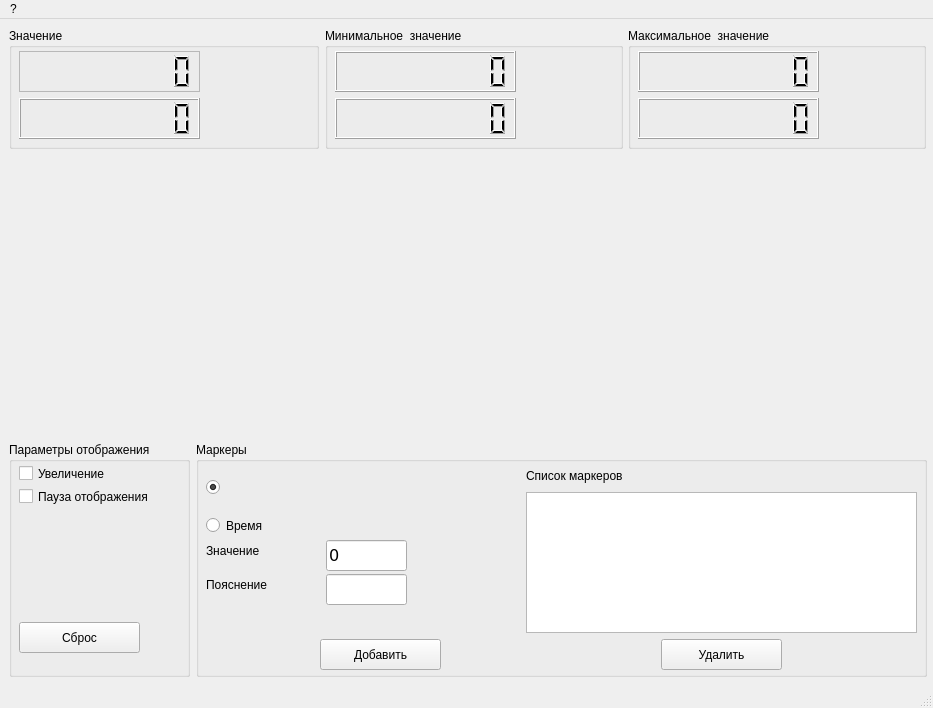
<?xml version="1.0" encoding="UTF-8"?>
<ui version="4.0">
 <class>fpChart_II</class>
 <widget class="QMainWindow" name="fpChart_II">
  <property name="geometry">
   <rect>
    <x>0</x>
    <y>0</y>
    <width>933</width>
    <height>708</height>
   </rect>
  </property>
  <property name="minimumSize">
   <size>
    <width>933</width>
    <height>708</height>
   </size>
  </property>
  <property name="windowTitle">
   <string>Кислородомер</string>
  </property>
  <widget class="QWidget" name="centralwidget">
   <layout class="QGridLayout" name="gridLayout_2">
    <item row="0" column="0">
     <layout class="QGridLayout" name="gridLayout">
      <item row="0" column="0" colspan="2">
       <widget class="QGroupBox" name="groupBox_5">
        <property name="minimumSize">
         <size>
          <width>298</width>
          <height>121</height>
         </size>
        </property>
        <property name="title">
         <string>Значение</string>
        </property>
        <widget class="QLabel" name="lblVal_1">
         <property name="geometry">
          <rect>
           <x>197</x>
           <y>23</y>
           <width>91</width>
           <height>31</height>
          </rect>
         </property>
         <property name="minimumSize">
          <size>
           <width>91</width>
           <height>31</height>
          </size>
         </property>
         <property name="font">
          <font>
           <pointsize>16</pointsize>
          </font>
         </property>
         <property name="lineWidth">
          <number>-5</number>
         </property>
         <property name="text">
          <string/>
         </property>
        </widget>
        <widget class="QLCDNumber" name="lcdMain_percent">
         <property name="geometry">
          <rect>
           <x>10</x>
           <y>70</y>
           <width>181</width>
           <height>41</height>
          </rect>
         </property>
         <property name="sizePolicy">
          <sizepolicy hsizetype="Preferred" vsizetype="Preferred">
           <horstretch>1</horstretch>
           <verstretch>0</verstretch>
          </sizepolicy>
         </property>
         <property name="minimumSize">
          <size>
           <width>181</width>
           <height>41</height>
          </size>
         </property>
         <property name="smallDecimalPoint">
          <bool>true</bool>
         </property>
         <property name="digitCount">
          <number>8</number>
         </property>
         <property name="value" stdset="0">
          <double>0.000000000000000</double>
         </property>
         <property name="intValue" stdset="0">
          <number>0</number>
         </property>
        </widget>
        <widget class="QLabel" name="lblVal_4">
         <property name="geometry">
          <rect>
           <x>197</x>
           <y>70</y>
           <width>81</width>
           <height>31</height>
          </rect>
         </property>
         <property name="minimumSize">
          <size>
           <width>81</width>
           <height>31</height>
          </size>
         </property>
         <property name="font">
          <font>
           <pointsize>16</pointsize>
          </font>
         </property>
         <property name="lineWidth">
          <number>-5</number>
         </property>
         <property name="text">
          <string/>
         </property>
        </widget>
        <widget class="QLCDNumber" name="lcdMain_mg">
         <property name="geometry">
          <rect>
           <x>10</x>
           <y>23</y>
           <width>181</width>
           <height>41</height>
          </rect>
         </property>
         <property name="sizePolicy">
          <sizepolicy hsizetype="Preferred" vsizetype="Preferred">
           <horstretch>1</horstretch>
           <verstretch>0</verstretch>
          </sizepolicy>
         </property>
         <property name="minimumSize">
          <size>
           <width>181</width>
           <height>41</height>
          </size>
         </property>
         <property name="frameShape">
          <enum>QFrame::Box</enum>
         </property>
         <property name="lineWidth">
          <number>0</number>
         </property>
         <property name="midLineWidth">
          <number>1</number>
         </property>
         <property name="smallDecimalPoint">
          <bool>true</bool>
         </property>
         <property name="numDigits">
          <number>8</number>
         </property>
         <property name="digitCount">
          <number>8</number>
         </property>
         <property name="value" stdset="0">
          <double>0.000000000000000</double>
         </property>
         <property name="intValue" stdset="0">
          <number>0</number>
         </property>
        </widget>
       </widget>
      </item>
      <item row="0" column="2">
       <widget class="QGroupBox" name="groupBox">
        <property name="minimumSize">
         <size>
          <width>298</width>
          <height>121</height>
         </size>
        </property>
        <property name="title">
         <string>Минимальное  значение</string>
        </property>
        <widget class="QLabel" name="lblVal_5">
         <property name="geometry">
          <rect>
           <x>197</x>
           <y>70</y>
           <width>81</width>
           <height>31</height>
          </rect>
         </property>
         <property name="minimumSize">
          <size>
           <width>81</width>
           <height>31</height>
          </size>
         </property>
         <property name="font">
          <font>
           <pointsize>16</pointsize>
          </font>
         </property>
         <property name="lineWidth">
          <number>-5</number>
         </property>
         <property name="text">
          <string/>
         </property>
        </widget>
        <widget class="QLCDNumber" name="lcdMain_percent_min">
         <property name="geometry">
          <rect>
           <x>10</x>
           <y>70</y>
           <width>181</width>
           <height>41</height>
          </rect>
         </property>
         <property name="sizePolicy">
          <sizepolicy hsizetype="Preferred" vsizetype="Preferred">
           <horstretch>1</horstretch>
           <verstretch>0</verstretch>
          </sizepolicy>
         </property>
         <property name="minimumSize">
          <size>
           <width>181</width>
           <height>41</height>
          </size>
         </property>
         <property name="smallDecimalPoint">
          <bool>true</bool>
         </property>
         <property name="digitCount">
          <number>8</number>
         </property>
         <property name="value" stdset="0">
          <double>0.000000000000000</double>
         </property>
         <property name="intValue" stdset="0">
          <number>0</number>
         </property>
        </widget>
        <widget class="QLabel" name="lblVal_2">
         <property name="geometry">
          <rect>
           <x>197</x>
           <y>23</y>
           <width>91</width>
           <height>31</height>
          </rect>
         </property>
         <property name="minimumSize">
          <size>
           <width>91</width>
           <height>31</height>
          </size>
         </property>
         <property name="font">
          <font>
           <pointsize>16</pointsize>
          </font>
         </property>
         <property name="lineWidth">
          <number>-5</number>
         </property>
         <property name="text">
          <string/>
         </property>
        </widget>
        <widget class="QLCDNumber" name="lcdMain_mg_min">
         <property name="geometry">
          <rect>
           <x>10</x>
           <y>23</y>
           <width>181</width>
           <height>41</height>
          </rect>
         </property>
         <property name="sizePolicy">
          <sizepolicy hsizetype="Preferred" vsizetype="Preferred">
           <horstretch>1</horstretch>
           <verstretch>0</verstretch>
          </sizepolicy>
         </property>
         <property name="minimumSize">
          <size>
           <width>181</width>
           <height>41</height>
          </size>
         </property>
         <property name="smallDecimalPoint">
          <bool>true</bool>
         </property>
         <property name="digitCount">
          <number>8</number>
         </property>
         <property name="value" stdset="0">
          <double>0.000000000000000</double>
         </property>
         <property name="intValue" stdset="0">
          <number>0</number>
         </property>
        </widget>
       </widget>
      </item>
      <item row="0" column="3">
       <widget class="QGroupBox" name="groupBox_2">
        <property name="minimumSize">
         <size>
          <width>298</width>
          <height>121</height>
         </size>
        </property>
        <property name="title">
         <string>Максимальное  значение</string>
        </property>
        <widget class="QLabel" name="lblVal_6">
         <property name="geometry">
          <rect>
           <x>197</x>
           <y>70</y>
           <width>81</width>
           <height>31</height>
          </rect>
         </property>
         <property name="minimumSize">
          <size>
           <width>81</width>
           <height>31</height>
          </size>
         </property>
         <property name="font">
          <font>
           <pointsize>16</pointsize>
          </font>
         </property>
         <property name="lineWidth">
          <number>-5</number>
         </property>
         <property name="text">
          <string/>
         </property>
        </widget>
        <widget class="QLCDNumber" name="lcdMain_percent_max">
         <property name="geometry">
          <rect>
           <x>10</x>
           <y>70</y>
           <width>181</width>
           <height>41</height>
          </rect>
         </property>
         <property name="sizePolicy">
          <sizepolicy hsizetype="Preferred" vsizetype="Preferred">
           <horstretch>1</horstretch>
           <verstretch>0</verstretch>
          </sizepolicy>
         </property>
         <property name="minimumSize">
          <size>
           <width>181</width>
           <height>41</height>
          </size>
         </property>
         <property name="smallDecimalPoint">
          <bool>true</bool>
         </property>
         <property name="digitCount">
          <number>8</number>
         </property>
         <property name="value" stdset="0">
          <double>0.000000000000000</double>
         </property>
         <property name="intValue" stdset="0">
          <number>0</number>
         </property>
        </widget>
        <widget class="QLabel" name="lblVal_3">
         <property name="geometry">
          <rect>
           <x>197</x>
           <y>23</y>
           <width>91</width>
           <height>31</height>
          </rect>
         </property>
         <property name="minimumSize">
          <size>
           <width>91</width>
           <height>31</height>
          </size>
         </property>
         <property name="font">
          <font>
           <pointsize>16</pointsize>
          </font>
         </property>
         <property name="lineWidth">
          <number>-5</number>
         </property>
         <property name="text">
          <string/>
         </property>
        </widget>
        <widget class="QLCDNumber" name="lcdMain_mg_max">
         <property name="geometry">
          <rect>
           <x>10</x>
           <y>23</y>
           <width>181</width>
           <height>41</height>
          </rect>
         </property>
         <property name="sizePolicy">
          <sizepolicy hsizetype="Preferred" vsizetype="Preferred">
           <horstretch>1</horstretch>
           <verstretch>0</verstretch>
          </sizepolicy>
         </property>
         <property name="minimumSize">
          <size>
           <width>181</width>
           <height>41</height>
          </size>
         </property>
         <property name="smallDecimalPoint">
          <bool>true</bool>
         </property>
         <property name="digitCount">
          <number>8</number>
         </property>
         <property name="value" stdset="0">
          <double>0.000000000000000</double>
         </property>
         <property name="intValue" stdset="0">
          <number>0</number>
         </property>
        </widget>
       </widget>
      </item>
      <item row="1" column="0" colspan="4">
       <widget class="QwtPlot" name="qwtPlot">
        <property name="minimumSize">
         <size>
          <width>911</width>
          <height>281</height>
         </size>
        </property>
       </widget>
      </item>
      <item row="2" column="0">
       <widget class="QGroupBox" name="groupBox_4">
        <property name="minimumSize">
         <size>
          <width>181</width>
          <height>221</height>
         </size>
        </property>
        <property name="title">
         <string>Параметры отображения</string>
        </property>
        <property name="checkable">
         <bool>false</bool>
        </property>
        <widget class="QCheckBox" name="chbPause">
         <property name="geometry">
          <rect>
           <x>10</x>
           <y>46</y>
           <width>131</width>
           <height>17</height>
          </rect>
         </property>
         <property name="minimumSize">
          <size>
           <width>131</width>
           <height>17</height>
          </size>
         </property>
         <property name="text">
          <string>Пауза отображения</string>
         </property>
        </widget>
        <widget class="QToolButton" name="tbResetViewPar">
         <property name="geometry">
          <rect>
           <x>10</x>
           <y>180</y>
           <width>121</width>
           <height>31</height>
          </rect>
         </property>
         <property name="minimumSize">
          <size>
           <width>121</width>
           <height>31</height>
          </size>
         </property>
         <property name="focusPolicy">
          <enum>Qt::NoFocus</enum>
         </property>
         <property name="text">
          <string>Сброс</string>
         </property>
        </widget>
        <widget class="QCheckBox" name="chbZoom">
         <property name="geometry">
          <rect>
           <x>10</x>
           <y>23</y>
           <width>131</width>
           <height>17</height>
          </rect>
         </property>
         <property name="minimumSize">
          <size>
           <width>131</width>
           <height>17</height>
          </size>
         </property>
         <property name="text">
          <string>Увеличение</string>
         </property>
        </widget>
       </widget>
      </item>
      <item row="2" column="1" colspan="3">
       <widget class="QGroupBox" name="groupBox_3">
        <property name="minimumSize">
         <size>
          <width>731</width>
          <height>235</height>
         </size>
        </property>
        <property name="title">
         <string>Маркеры</string>
        </property>
        <widget class="QToolButton" name="tbAddMarker">
         <property name="geometry">
          <rect>
           <x>124</x>
           <y>197</y>
           <width>121</width>
           <height>31</height>
          </rect>
         </property>
         <property name="minimumSize">
          <size>
           <width>121</width>
           <height>31</height>
          </size>
         </property>
         <property name="focusPolicy">
          <enum>Qt::NoFocus</enum>
         </property>
         <property name="text">
          <string>Добавить</string>
         </property>
        </widget>
        <widget class="QLabel" name="label_12">
         <property name="geometry">
          <rect>
           <x>10</x>
           <y>98</y>
           <width>71</width>
           <height>21</height>
          </rect>
         </property>
         <property name="minimumSize">
          <size>
           <width>71</width>
           <height>21</height>
          </size>
         </property>
         <property name="font">
          <font>
           <pointsize>9</pointsize>
          </font>
         </property>
         <property name="lineWidth">
          <number>-5</number>
         </property>
         <property name="text">
          <string>Значение</string>
         </property>
        </widget>
        <widget class="QLineEdit" name="leVal_marker">
         <property name="geometry">
          <rect>
           <x>130</x>
           <y>98</y>
           <width>81</width>
           <height>31</height>
          </rect>
         </property>
         <property name="sizePolicy">
          <sizepolicy hsizetype="Expanding" vsizetype="Preferred">
           <horstretch>0</horstretch>
           <verstretch>0</verstretch>
          </sizepolicy>
         </property>
         <property name="minimumSize">
          <size>
           <width>81</width>
           <height>31</height>
          </size>
         </property>
         <property name="maximumSize">
          <size>
           <width>81</width>
           <height>16777215</height>
          </size>
         </property>
         <property name="font">
          <font>
           <family>Verdana</family>
           <pointsize>12</pointsize>
          </font>
         </property>
         <property name="text">
          <string>0</string>
         </property>
         <property name="frame">
          <bool>true</bool>
         </property>
         <property name="readOnly">
          <bool>false</bool>
         </property>
        </widget>
        <widget class="QLineEdit" name="leComment_marker">
         <property name="geometry">
          <rect>
           <x>130</x>
           <y>132</y>
           <width>81</width>
           <height>31</height>
          </rect>
         </property>
         <property name="sizePolicy">
          <sizepolicy hsizetype="Expanding" vsizetype="Preferred">
           <horstretch>0</horstretch>
           <verstretch>0</verstretch>
          </sizepolicy>
         </property>
         <property name="minimumSize">
          <size>
           <width>81</width>
           <height>31</height>
          </size>
         </property>
         <property name="maximumSize">
          <size>
           <width>81</width>
           <height>16777215</height>
          </size>
         </property>
         <property name="font">
          <font>
           <family>Verdana</family>
           <pointsize>12</pointsize>
          </font>
         </property>
         <property name="text">
          <string/>
         </property>
         <property name="frame">
          <bool>true</bool>
         </property>
         <property name="readOnly">
          <bool>false</bool>
         </property>
        </widget>
        <widget class="QLabel" name="label_13">
         <property name="geometry">
          <rect>
           <x>10</x>
           <y>132</y>
           <width>71</width>
           <height>21</height>
          </rect>
         </property>
         <property name="minimumSize">
          <size>
           <width>71</width>
           <height>21</height>
          </size>
         </property>
         <property name="font">
          <font>
           <pointsize>9</pointsize>
          </font>
         </property>
         <property name="lineWidth">
          <number>-5</number>
         </property>
         <property name="text">
          <string>Пояснение</string>
         </property>
        </widget>
        <widget class="QRadioButton" name="rbCon">
         <property name="enabled">
          <bool>true</bool>
         </property>
         <property name="geometry">
          <rect>
           <x>10</x>
           <y>37</y>
           <width>111</width>
           <height>17</height>
          </rect>
         </property>
         <property name="minimumSize">
          <size>
           <width>111</width>
           <height>17</height>
          </size>
         </property>
         <property name="text">
          <string/>
         </property>
         <property name="checkable">
          <bool>true</bool>
         </property>
         <property name="checked">
          <bool>true</bool>
         </property>
        </widget>
        <widget class="QRadioButton" name="rbTime">
         <property name="geometry">
          <rect>
           <x>10</x>
           <y>75</y>
           <width>82</width>
           <height>17</height>
          </rect>
         </property>
         <property name="minimumSize">
          <size>
           <width>82</width>
           <height>17</height>
          </size>
         </property>
         <property name="text">
          <string>Время</string>
         </property>
        </widget>
        <widget class="QLabel" name="label_16">
         <property name="geometry">
          <rect>
           <x>330</x>
           <y>23</y>
           <width>111</width>
           <height>21</height>
          </rect>
         </property>
         <property name="minimumSize">
          <size>
           <width>111</width>
           <height>21</height>
          </size>
         </property>
         <property name="font">
          <font>
           <pointsize>9</pointsize>
          </font>
         </property>
         <property name="lineWidth">
          <number>-5</number>
         </property>
         <property name="text">
          <string>Список маркеров</string>
         </property>
        </widget>
        <widget class="QToolButton" name="tbDelMarker">
         <property name="geometry">
          <rect>
           <x>465</x>
           <y>197</y>
           <width>121</width>
           <height>31</height>
          </rect>
         </property>
         <property name="minimumSize">
          <size>
           <width>121</width>
           <height>31</height>
          </size>
         </property>
         <property name="focusPolicy">
          <enum>Qt::NoFocus</enum>
         </property>
         <property name="text">
          <string>Удалить</string>
         </property>
        </widget>
        <widget class="QListWidget" name="lwListMarker">
         <property name="geometry">
          <rect>
           <x>330</x>
           <y>50</y>
           <width>391</width>
           <height>141</height>
          </rect>
         </property>
         <property name="minimumSize">
          <size>
           <width>391</width>
           <height>141</height>
          </size>
         </property>
        </widget>
       </widget>
      </item>
     </layout>
    </item>
   </layout>
  </widget>
  <widget class="QMenuBar" name="menubar">
   <property name="geometry">
    <rect>
     <x>0</x>
     <y>0</y>
     <width>933</width>
     <height>21</height>
    </rect>
   </property>
   <widget class="QMenu" name="muAbout">
    <property name="title">
     <string>?</string>
    </property>
   </widget>
   <addaction name="muAbout"/>
  </widget>
  <widget class="QStatusBar" name="statusbar"/>
  <action name="actConf">
   <property name="text">
    <string>Градуировка</string>
   </property>
  </action>
 </widget>
 <customwidgets>
  <customwidget>
   <class>QwtPlot</class>
   <extends>QFrame</extends>
   <header>qwt_plot.h</header>
  </customwidget>
 </customwidgets>
 <resources/>
 <connections/>
</ui>
